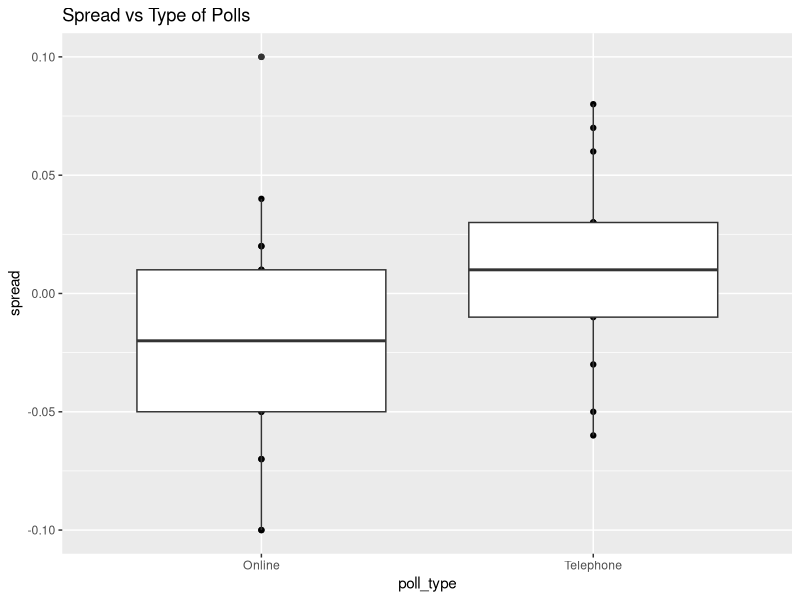
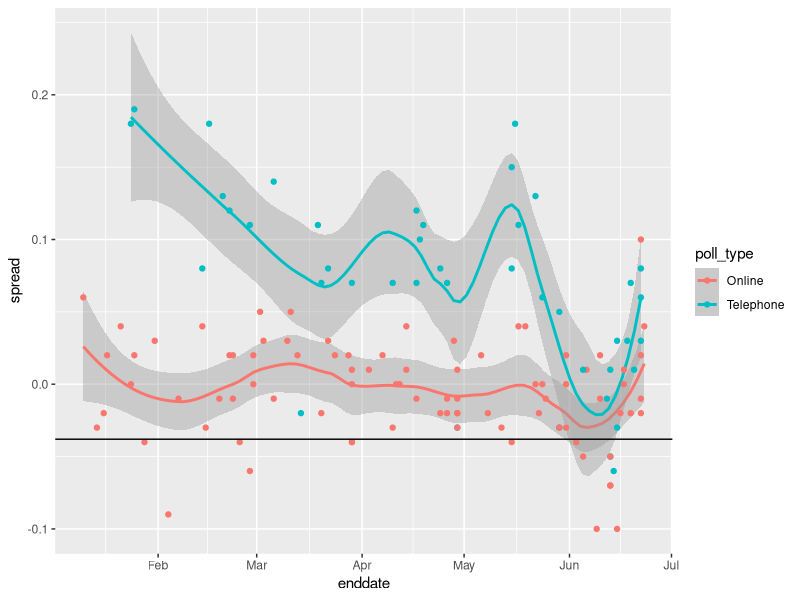
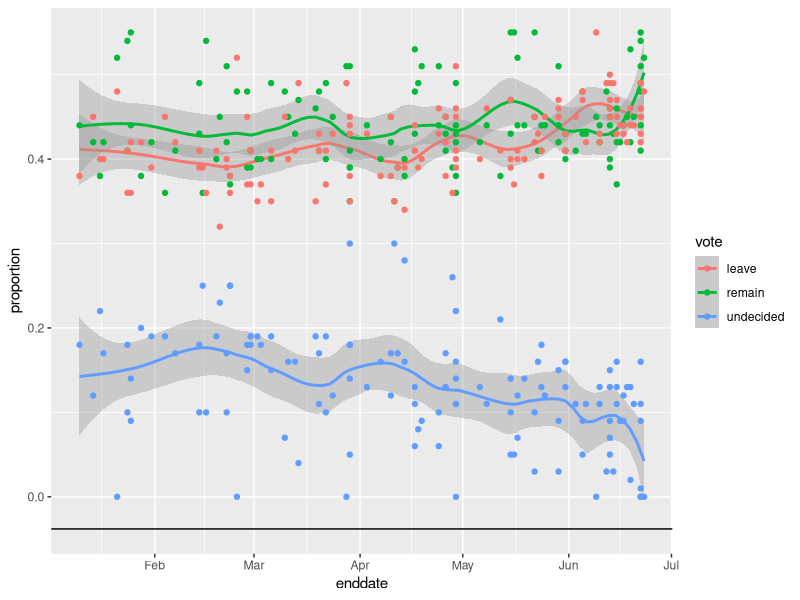

Recreate these plots in R, in order.
## ---- chunk 1
# suggested libraries and options
library(tidyverse)
options(digits = 3)

# load brexit_polls object
library(dslabs)
data(brexit_polls)
## ---- chunk 2
p <- 0.481    # official proportion voting "Remain"
d <- 2*p-1    # official spread
## ---- chunk 3
N = 1500
exp_voter <- p * N
exp_voter
## ---- chunk 4
se_voter <- sqrt(N * p * (1 - p))
se_voter
## ---- chunk 5
E_X <- p
E_X
## ---- chunk 6
se <- sqrt(p * (1 - p) / N)
se
## ---- chunk 7
d <- (p - (1 - p))
d
## ---- chunk 8
se_d <- 2 * sqrt(p * (1 - p) / N)
se_d
## ---- chunk 9
brexit_polls <- brexit_polls %>%
        mutate(x_hat = (spread + 1) / 2)
## ---- chunk 10
mean(brexit_polls$spread)
## ---- chunk 11
sd(brexit_polls$spread)
## ---- chunk 12
mean(brexit_polls$x_hat)
## ---- chunk 13
sd(brexit_polls$x_hat)
## ---- chunk 14
brexit_polls %>% group_by(pollster) %>% mutate(x_hat = mean(remain))
## ---- chunk 15
brexit_polls[1,]
## ---- chunk 16
x_hat <- 0.52
N <- 4772
se_hat <- sqrt(x_hat*(1-x_hat)/N)
x_hat - qnorm(.975)*se_hat
## ---- chunk 17
x_hat <- 0.52
N <- 4772
se_hat <- sqrt(x_hat*(1-x_hat)/N)
x_hat + qnorm(.975)*se_hat
## ---- chunk 18
# suggested libraries
library(tidyverse)

# load brexit_polls object and add x_hat column
library(dslabs)
data(brexit_polls)
brexit_polls <- brexit_polls %>%
    mutate(x_hat = (spread + 1)/2)

# final proportion voting "Remain"
p <- 0.481
## ---- chunk 19
# Creating june_polls
june_polls <- brexit_polls %>%
    filter(enddate >= '2016-06-01') %>%
    mutate(se_x_hat = sqrt(x_hat * (1 - x_hat) / samplesize),
           se_spread = 2 * se_x_hat, 
           lower_spread = spread - se_spread * qnorm(0.975),
           upper_spread = spread + se_spread * qnorm(0.975))
## ---- chunk 20
nrow(june_polls)
## ---- chunk 21
mean(june_polls$lower_spread <= 0 & june_polls$upper_spread >= 0)
## ---- chunk 22
mean(june_polls$lower_spread > 0)
## ---- chunk 23
mean(june_polls$lower_spread <= d & june_polls$upper_spread >= d)
## ---- chunk 24
june_pollster <- june_polls %>%
    group_by(pollster) %>%
    summarise(hit = mean(lower_spread <= d & upper_spread >= d) / n(),
              hit_n = sum(lower_spread <= d & upper_spread >= d),
              N = sum(n())) %>%
    arrange(desc(hit))
june_pollster
## ---- chunk 25
june_polls %>%
    ggplot(aes(x = poll_type, y = spread)) +
    geom_point() +
    geom_boxplot() +
    ggtitle('Spread vs Type of Polls')
## ---- chunk 26
combined_by_type <- june_polls %>%
        group_by(poll_type) %>%
        summarize(N = sum(samplesize),
                  spread = sum(spread*samplesize)/N,
                  p_hat = (spread + 1)/2)
combined_by_type
## ---- chunk 27
online_p_hat <- 0.496
N_online <- 46711
spread_online <- -0.00741
se_spread_online <- 2 * sqrt(online_p_hat * (1 - online_p_hat) / N_online)
lower_spread_online <- spread_online - qnorm(0.975) * se_spread_online
lower_spread_online
## ---- chunk 28
online_p_hat <- 0.496
N_online <- 46711
spread_online <- -0.00741
se_spread_online <- 2 * sqrt(online_p_hat * (1 - online_p_hat) / N_online)
upper_spread_online <- spread_online + qnorm(0.975) * se_spread_online
upper_spread_online
## ---- chunk 29
tel_p_hat <- 0.506
N_tel <- 13490
spread_tel <- 0.01273
se_spread_tel <- 2 * sqrt(tel_p_hat * (1 - tel_p_hat) / N_tel)
lower_spread_tel <- spread_tel - qnorm(0.975) * se_spread_tel
upper_spread_tel <- spread_tel + qnorm(0.975) * se_spread_tel

poll_type <- c('online', 'telephonic')
lower <- c(lower_spread_online, lower_spread_tel)
upper <- c(upper_spread_online, upper_spread_tel)
result <- data.frame(poll_type, lower, upper)
result
## ---- chunk 30
# suggested libraries
library(tidyverse)

# load brexit_polls object and add x_hat column
library(dslabs)
data(brexit_polls)
brexit_polls <- brexit_polls %>%
    mutate(x_hat = (spread + 1)/2)

# final proportion voting "Remain"
p <- 0.481
## ---- chunk 31
brexit_hit <- brexit_polls %>%
  mutate(p_hat = (spread + 1)/2,
         se_spread = 2*sqrt(p_hat*(1-p_hat)/samplesize),
         spread_lower = spread - qnorm(.975)*se_spread,
         spread_upper = spread + qnorm(.975)*se_spread,
         hit = spread_lower < -0.038 & spread_upper > -0.038) %>%
  select(poll_type, hit)
brexit_hit
## ---- chunk 32
totals <- brexit_hit %>%
    group_by(poll_type, hit) %>%
    summarise(N = sum(hit))

total_count <- brexit_hit %>%
    group_by(poll_type) %>%
    summarise(n())
totals <- spread(totals, hit, N)
totals[1, 2] <- total_count[1, 2] - totals[1, 3]
totals[2, 2] <- total_count[2, 2] - totals[2, 3]

chisq_test <- chisq.test(totals[, 2:3])
chisq_test$p.value
## ---- chunk 33
odds_online <- (totals[[1,3]] / sum(totals[1, 2:3])) / 
  (totals[[1,2]] / sum(totals[1, 2:3]))
odds_telephone <- (totals[[2,3]] / sum(totals[2, 2:3])) / 
  (totals[[2,2]] / sum(totals[2, 2:3]))
odds_online / odds_telephone
## ---- chunk 34
odds_online <- (totals[[1,3]] / sum(totals[1, 2:3])) / 
  (totals[[1,2]] / sum(totals[1, 2:3]))
odds_online
## ---- chunk 35
odds_telephone <- (totals[[2,3]] / sum(totals[2, 2:3])) / 
  (totals[[2,2]] / sum(totals[2, 2:3]))
odds_telephone
## ---- chunk 36
odds_online / odds_telephone
## ---- chunk 37
brexit_polls %>%
    ggplot(aes(x = enddate, y = spread, color=poll_type)) +
    geom_smooth(method = "loess", span = 0.4) +
    geom_point() +
    geom_hline(aes(yintercept = -.038))
## ---- chunk 38
brexit_long <- brexit_polls %>%
    gather(vote, proportion, "remain":"undecided") %>%
    mutate(vote = factor(vote))
## ---- chunk 39
brexit_long %>%
    ggplot(aes(x = enddate, y = proportion, color=vote)) +
    geom_smooth(method = "loess", span = 0.3) +
    geom_point() +
    geom_hline(aes(yintercept = -.038))
